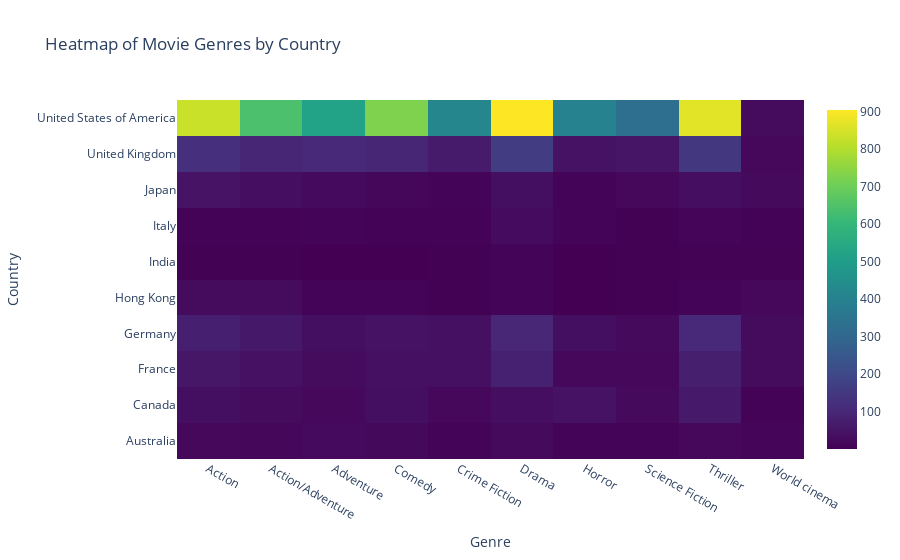

The code cell stored with this chart in its notebook:
### Markdown cell above
Now, we only keep the movies that are from at least one of the 10 countries mentioned before, and that have at least one genre from the 10 genres mentioned before.

### Code cell
#Define the countries of interest
countries_of_interest = [
        "United States of America", "United Kingdom", "India", "Japan",
        "France", "Germany", "Canada", "Italy", "Hong Kong", "Australia"]

#Only keep elements of the exploded data that have one of the countries of interest and one of the genres of interest
temp_countries = exploded_countries_genres[
    exploded_countries_genres['Countries'].isin(countries_of_interest) & 
    exploded_countries_genres['Genres'].isin(genres_of_interest)]

# Create a pivot table with countries as rows, genres as columns, and counts as values
heatmap_set_countries = pd.pivot_table(temp_countries, index='Countries', columns='Genres', aggfunc='size', fill_value=0)

# Create a heatmap using Plotly
fig = go.Figure(data=go.Heatmap(
    z=heatmap_set_countries.values,
    x=heatmap_set_countries.columns,
    y=heatmap_set_countries.index,
    colorscale='Viridis'  # Using the Viridis color palette
))

# Update layout for a better appearance
fig.update_layout(
    title='Heatmap of Movie Genres by Country',
    xaxis_title='Genre',
    yaxis_title='Country'
)

# Show the figure
fig.show()

### Figure 1 — Plotly figure (JSON) as saved in the notebook; plotly's stock layout.template omitted (floating-point values rounded to 4 significant figures)
{"data": [{"colorscale": [[0, "#440154"], [0.1111, "#482878"], [0.2222, "#3e4989"], [0.3333, "#31688e"], [0.4444, "#26828e"], [0.5556, "#1f9e89"], [0.6667, "#35b779"], [0.7778, "#6ece58"], [0.8889, "#b5de2b"], [1, "#fde725"]], "type": "heatmap", "x": ["Action", "Action/Adventure", "Adventure", "Comedy", "Crime Fiction", "Drama", "Horror", "Science Fiction", "Thriller", "World cinema"], "y": ["Australia", "Canada", "France", "Germany", "Hong Kong", "India", "Italy", "Japan", "United Kingdom", "United States of America"], "z": [[19, 16, 25, 21, 10, 24, 9, 11, 20, 15], [38, 27, 20, 38, 20, 34, 45, 24, 62, 6], [55, 41, 30, 40, 40, 83, 20, 20, 77, 27], [78, 61, 38, 46, 40, 99, 36, 24, 105, 27], [27, 26, 9, 11, 4, 12, 2, 3, 11, 18], [4, 3, 2, 1, 3, 9, 1, 3, 5, 5], [7, 7, 12, 7, 7, 28, 11, 4, 14, 7], [48, 34, 25, 16, 12, 36, 11, 20, 34, 24], [122, 96, 101, 95, 69, 166, 46, 52, 150, 18], [833, 643, 517, 727, 420, 904, 402, 325, 865, 27]]}], "layout": {"title": {"text": "Heatmap of Movie Genres by Country"}, "xaxis": {"title": {"text": "Genre"}}, "yaxis": {"title": {"text": "Country"}}}}
